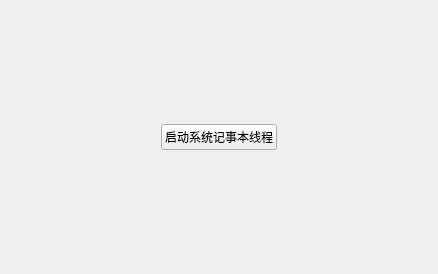
<?xml version="1.0" encoding="UTF-8"?>
<ui version="4.0">
 <class>Widget</class>
 <widget class="QWidget" name="Widget">
  <property name="geometry">
   <rect>
    <x>0</x>
    <y>0</y>
    <width>438</width>
    <height>274</height>
   </rect>
  </property>
  <property name="windowTitle">
   <string>Widget</string>
  </property>
  <layout class="QGridLayout" name="gridLayout">
   <item row="0" column="0">
    <spacer name="horizontalSpacer">
     <property name="orientation">
      <enum>Qt::Horizontal</enum>
     </property>
     <property name="sizeHint" stdset="0">
      <size>
       <width>40</width>
       <height>20</height>
      </size>
     </property>
    </spacer>
   </item>
   <item row="0" column="1">
    <widget class="QPushButton" name="pushButton_StartProcess">
     <property name="text">
      <string>启动系统记事本线程</string>
     </property>
    </widget>
   </item>
   <item row="0" column="2">
    <spacer name="horizontalSpacer_2">
     <property name="orientation">
      <enum>Qt::Horizontal</enum>
     </property>
     <property name="sizeHint" stdset="0">
      <size>
       <width>40</width>
       <height>20</height>
      </size>
     </property>
    </spacer>
   </item>
  </layout>
 </widget>
 <resources/>
 <connections/>
</ui>
